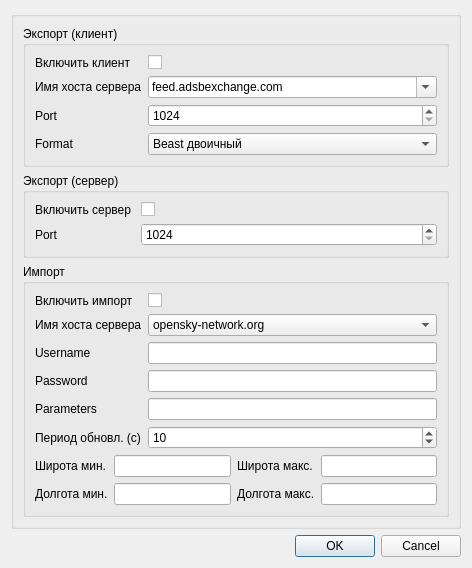
<?xml version="1.0" encoding="UTF-8"?>
<ui version="4.0">
 <class>ADSBDemodFeedDialog</class>
 <widget class="QDialog" name="ADSBDemodFeedDialog">
  <property name="geometry">
   <rect>
    <x>0</x>
    <y>0</y>
    <width>472</width>
    <height>553</height>
   </rect>
  </property>
  <property name="font">
   <font>
    <pointsize>9</pointsize>
   </font>
  </property>
  <property name="windowTitle">
   <string>Настройки трансляции</string>
  </property>
  <layout class="QVBoxLayout" name="verticalLayout">
   <item>
    <widget class="QGroupBox" name="groupBox">
     <layout class="QFormLayout" name="formLayout">
      <item row="2" column="0" colspan="2">
       <widget class="QGroupBox" name="importSettings">
        <property name="title">
         <string>Импорт</string>
        </property>
        <layout class="QGridLayout" name="gridLayout">
         <item row="4" column="0">
          <widget class="QLabel" name="importParametersLabel">
           <property name="text">
            <string>Parameters</string>
           </property>
          </widget>
         </item>
         <item row="2" column="1">
          <widget class="QLineEdit" name="importUsername">
           <property name="toolTip">
            <string>Имя пользователя для сервера</string>
           </property>
          </widget>
         </item>
         <item row="6" column="0" colspan="2">
          <layout class="QGridLayout" name="gridLayout_2">
           <item row="0" column="0">
            <widget class="QLabel" name="latitudeMinLabel">
             <property name="text">
              <string>Широта мин.</string>
             </property>
            </widget>
           </item>
           <item row="0" column="1">
            <widget class="QLineEdit" name="latitudeMin">
             <property name="toolTip">
              <string>Мин. широта зоны получения данных</string>
             </property>
            </widget>
           </item>
           <item row="0" column="2">
            <widget class="QLabel" name="latitudeMaxLabel">
             <property name="text">
              <string>Широта макс.</string>
             </property>
            </widget>
           </item>
           <item row="0" column="3">
            <widget class="QLineEdit" name="latitudeMax">
             <property name="toolTip">
              <string>Макс. широта зоны получения данных</string>
             </property>
            </widget>
           </item>
           <item row="1" column="0">
            <widget class="QLabel" name="longitudeMinLabel">
             <property name="toolTip">
              <string>Мин. долгота зоны получения данных</string>
             </property>
             <property name="text">
              <string>Долгота мин.</string>
             </property>
            </widget>
           </item>
           <item row="1" column="1">
            <widget class="QLineEdit" name="longitudeMin"/>
           </item>
           <item row="1" column="2">
            <widget class="QLabel" name="longitudeMaxLabel">
             <property name="text">
              <string>Долгота макс.</string>
             </property>
            </widget>
           </item>
           <item row="1" column="3">
            <widget class="QLineEdit" name="longitudeMax">
             <property name="toolTip">
              <string>Макс. долгота зоны получения данных</string>
             </property>
            </widget>
           </item>
          </layout>
         </item>
         <item row="1" column="0">
          <widget class="QLabel" name="importHostnameLabel">
           <property name="text">
            <string>Имя хоста сервера</string>
           </property>
          </widget>
         </item>
         <item row="2" column="0">
          <widget class="QLabel" name="importUsernameLabel">
           <property name="text">
            <string>Username</string>
           </property>
          </widget>
         </item>
         <item row="5" column="0">
          <widget class="QLabel" name="importPeriodLabel">
           <property name="text">
            <string>Период обновл. (с)</string>
           </property>
          </widget>
         </item>
         <item row="0" column="1">
          <widget class="QCheckBox" name="importEnabled">
           <property name="text">
            <string/>
           </property>
          </widget>
         </item>
         <item row="0" column="0">
          <widget class="QLabel" name="importEnabledLabel">
           <property name="minimumSize">
            <size>
             <width>100</width>
             <height>0</height>
            </size>
           </property>
           <property name="text">
            <string>Включить импорт</string>
           </property>
          </widget>
         </item>
         <item row="3" column="1">
          <widget class="QLineEdit" name="importPassword">
           <property name="toolTip">
            <string>Пароль для доступа к серверу</string>
           </property>
          </widget>
         </item>
         <item row="4" column="1">
          <widget class="QLineEdit" name="importParameters">
           <property name="toolTip">
            <string>Параметры API (геолокация и др.)</string>
           </property>
          </widget>
         </item>
         <item row="5" column="1">
          <widget class="QDoubleSpinBox" name="importPeriod">
           <property name="toolTip">
            <string>Период обновления с сервера (с)</string>
           </property>
           <property name="decimals">
            <number>0</number>
           </property>
           <property name="minimum">
            <double>5.000000000000000</double>
           </property>
           <property name="maximum">
            <double>1000.000000000000000</double>
           </property>
           <property name="value">
            <double>10.000000000000000</double>
           </property>
          </widget>
         </item>
         <item row="1" column="1">
          <widget class="QComboBox" name="importHost">
           <property name="toolTip">
            <string>Хост сервера-источника ADS-B</string>
           </property>
           <item>
            <property name="text">
             <string>opensky-network.org</string>
            </property>
           </item>
          </widget>
         </item>
         <item row="3" column="0">
          <widget class="QLabel" name="importPasswordLabel">
           <property name="text">
            <string>Password</string>
           </property>
          </widget>
         </item>
        </layout>
       </widget>
      </item>
      <item row="0" column="0" colspan="2">
       <widget class="QGroupBox" name="exportClientSettings">
        <property name="title">
         <string>Экспорт (клиент)</string>
        </property>
        <layout class="QFormLayout" name="formLayout_2">
         <item row="0" column="0">
          <widget class="QLabel" name="exportClientEnabledLabel">
           <property name="minimumSize">
            <size>
             <width>100</width>
             <height>0</height>
            </size>
           </property>
           <property name="text">
            <string>Включить клиент</string>
           </property>
          </widget>
         </item>
         <item row="0" column="1">
          <widget class="QCheckBox" name="exportClientEnabled">
           <property name="toolTip">
            <string>Включить TCP клиент</string>
           </property>
           <property name="text">
            <string/>
           </property>
          </widget>
         </item>
         <item row="1" column="0">
          <widget class="QLabel" name="exportClientHostLabel">
           <property name="text">
            <string>Имя хоста сервера</string>
           </property>
          </widget>
         </item>
         <item row="1" column="1">
          <widget class="QComboBox" name="exportClientHost">
           <property name="toolTip">
            <string>Хост сервера приёма ADS-B</string>
           </property>
           <property name="editable">
            <bool>true</bool>
           </property>
           <item>
            <property name="text">
             <string>feed.adsbexchange.com</string>
            </property>
           </item>
           <item>
            <property name="text">
             <string>data.adsbhub.org</string>
            </property>
           </item>
          </widget>
         </item>
         <item row="2" column="0">
          <widget class="QLabel" name="exportClientPortLabel">
           <property name="text">
            <string>Port</string>
           </property>
          </widget>
         </item>
         <item row="2" column="1">
          <widget class="QSpinBox" name="exportClientPort">
           <property name="toolTip">
            <string>TCP порт сервера</string>
           </property>
           <property name="minimum">
            <number>1024</number>
           </property>
           <property name="maximum">
            <number>65535</number>
           </property>
          </widget>
         </item>
         <item row="3" column="0">
          <widget class="QLabel" name="exportClientFormatLabel">
           <property name="text">
            <string>Format</string>
           </property>
          </widget>
         </item>
         <item row="3" column="1">
          <widget class="QComboBox" name="exportClientFormat">
           <property name="toolTip">
            <string>Формат передачи данных серверу</string>
           </property>
           <item>
            <property name="text">
             <string>Beast двоичный</string>
            </property>
           </item>
           <item>
            <property name="text">
             <string>Beast шестн.</string>
            </property>
           </item>
          </widget>
         </item>
        </layout>
       </widget>
      </item>
      <item row="1" column="0" colspan="2">
       <widget class="QGroupBox" name="exportServerSettings">
        <property name="title">
         <string>Экспорт (сервер)</string>
        </property>
        <layout class="QFormLayout" name="formLayout_3">
         <item row="1" column="0">
          <widget class="QLabel" name="exportServerPortLabel">
           <property name="text">
            <string>Port</string>
           </property>
          </widget>
         </item>
         <item row="1" column="1">
          <widget class="QSpinBox" name="exportServerPort">
           <property name="toolTip">
            <string>TCP порт для входящих подключений</string>
           </property>
           <property name="minimum">
            <number>1024</number>
           </property>
           <property name="maximum">
            <number>65535</number>
           </property>
          </widget>
         </item>
         <item row="0" column="0">
          <widget class="QLabel" name="exportServerEnabledLabel">
           <property name="minimumSize">
            <size>
             <width>100</width>
             <height>0</height>
            </size>
           </property>
           <property name="text">
            <string>Включить сервер</string>
           </property>
          </widget>
         </item>
         <item row="0" column="1">
          <widget class="QCheckBox" name="exportServerEnabled">
           <property name="toolTip">
            <string>Включить TCP сервер</string>
           </property>
           <property name="text">
            <string/>
           </property>
          </widget>
         </item>
        </layout>
       </widget>
      </item>
     </layout>
    </widget>
   </item>
   <item>
    <widget class="QDialogButtonBox" name="buttonBox">
     <property name="orientation">
      <enum>Qt::Horizontal</enum>
     </property>
     <property name="standardButtons">
      <set>QDialogButtonBox::Cancel|QDialogButtonBox::Ok</set>
     </property>
    </widget>
   </item>
  </layout>
 </widget>
 <tabstops>
  <tabstop>exportClientEnabled</tabstop>
  <tabstop>exportClientHost</tabstop>
  <tabstop>exportClientPort</tabstop>
  <tabstop>exportClientFormat</tabstop>
  <tabstop>exportServerEnabled</tabstop>
  <tabstop>exportServerPort</tabstop>
  <tabstop>importEnabled</tabstop>
  <tabstop>importHost</tabstop>
  <tabstop>importUsername</tabstop>
  <tabstop>importPassword</tabstop>
  <tabstop>importParameters</tabstop>
  <tabstop>importPeriod</tabstop>
  <tabstop>latitudeMin</tabstop>
  <tabstop>latitudeMax</tabstop>
  <tabstop>longitudeMin</tabstop>
  <tabstop>longitudeMax</tabstop>
 </tabstops>
 <resources/>
 <connections>
  <connection>
   <sender>buttonBox</sender>
   <signal>accepted()</signal>
   <receiver>ADSBDemodFeedDialog</receiver>
   <slot>accept()</slot>
   <hints>
    <hint type="sourcelabel">
     <x>248</x>
     <y>254</y>
    </hint>
    <hint type="destinationlabel">
     <x>157</x>
     <y>274</y>
    </hint>
   </hints>
  </connection>
  <connection>
   <sender>buttonBox</sender>
   <signal>rejected()</signal>
   <receiver>ADSBDemodFeedDialog</receiver>
   <slot>reject()</slot>
   <hints>
    <hint type="sourcelabel">
     <x>316</x>
     <y>260</y>
    </hint>
    <hint type="destinationlabel">
     <x>286</x>
     <y>274</y>
    </hint>
   </hints>
  </connection>
 </connections>
</ui>
